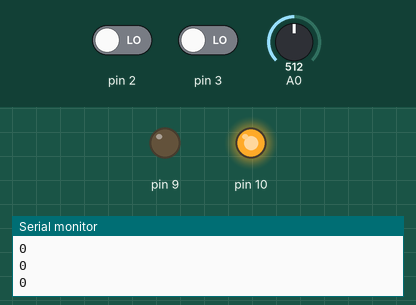
Recording of a sketch running on a simulated Arduino Uno, built with avr-gcc and run on an emulated ATmega328P. Parts: output pins drawn as LEDs (lit = HIGH), the last lines printed to the serial monitor. The test bench sets the inputs (shaded band); at power-on: A0 = 512, pin 2 LOW, pin 3 LOW.

Above: at 1.2 s.
1.3 s: A0 set to 306
2.8 s: A0 set to 0
At 4.0 s:
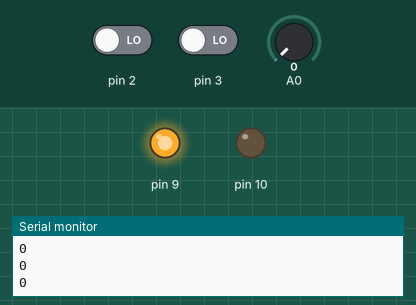
4.3 s: pin 2 driven HIGH
At 5.4 s:
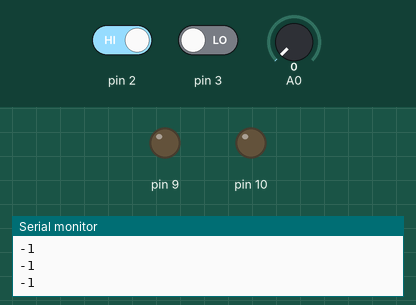
5.8 s: A0 set to 110
At 6.7 s:
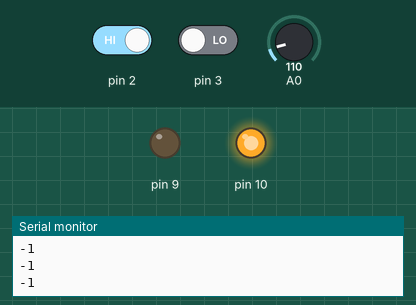
Timing chart, 0 to 8.3 s (numbered marks = the images above; inputs shaded):
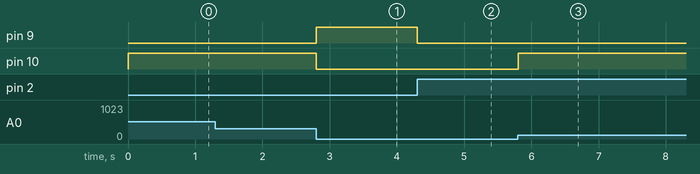

The sketch:

MotorTest.ino
```cpp
#include <PIDController.h>
volatile long int encoder_pos = 0;
PIDController pos_pid;
int motor_value = 255;

void setup() {
    Serial.begin(9600);
    pinMode(2, INPUT);
    pinMode(3, INPUT);
    pinMode(9, OUTPUT);
    pinMode(10, OUTPUT);
    attachInterrupt(digitalPinToInterrupt(2), encoder, RISING);
    pos_pid.begin();
    pos_pid.tune(15,0,2000);
    pos_pid.limit(-255,255);
}

void loop() {
    pos_pid.setpoint((int)(((float)analogRead(A0)/1023)*3740.0));
    motor_value = pos_pid.compute(encoder_pos);
    if(motor_value > 0){
        MotorCounterClockwise(motor_value);
    }
    else{
        MotorClockWise(abs(motor_value));
    }
    Serial.println(encoder_pos);
}

void encoder(){
    if(digitalRead(3) == HIGH){
        encoder_pos++;
    }
    else{
        encoder_pos--;
    }
}

void MotorClockWise(int power){
    if(power>100){
        analogWrite(9, power);
        analogWrite(10, LOW);
    }else{
        digitalWrite(0, LOW);
        digitalWrite(10, LOW);
    }
}

void MotorCounterClockwise(int power){
    if(power>100){
        analogWrite(10, power);
        analogWrite(9, LOW);
    }else{
        digitalWrite(9, LOW);
        digitalWrite(10, LOW);
    }
}
```

Measured:
- after the input at 2.8 s, pin 9: LOW → HIGH at once; pin 10: HIGH → LOW at once
- after the input at 4.3 s, pin 9: HIGH → LOW at once
- after the input at 5.8 s, pin 10: LOW → HIGH at once
